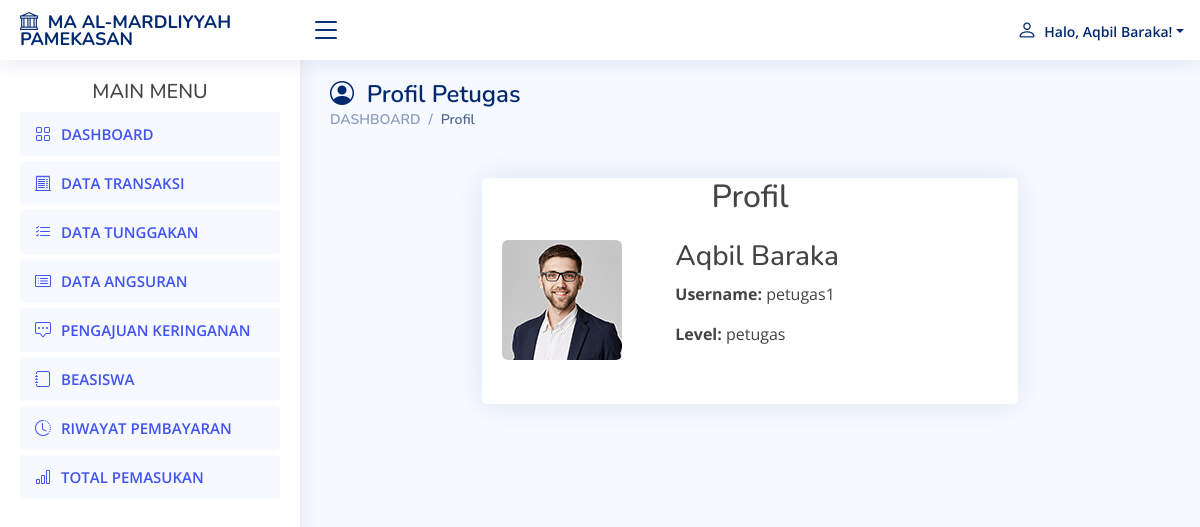
/petugas/profil.php (signed in), run on the app's committed database.
### tables this page shows
CREATE TABLE `petugas` (
  `id_petugas` int(11) NOT NULL,
  `username` varchar(25) NOT NULL,
  `password` varchar(32) NOT NULL,
  `nama_petugas` varchar(35) NOT NULL,
  `level` enum('admin','petugas') NOT NULL,
  `foto` varchar(255) NOT NULL
);

### petugas/profil.php (the view, shortened to what this page needs)
<?php
require "../db.php";
$admin_id = $_SESSION["petugas"];
$result = mysqli_query($kon, "SELECT * FROM petugas WHERE id_petugas = '$admin_id'");
$petugas = mysqli_fetch_assoc($result);
?>
<!DOCTYPE html>
<html lang="en">
<head>
    <link href="../assets/vendor/bootstrap/css/bootstrap.min.css" rel="stylesheet">
    <link href="../assets/vendor/bootstrap-icons/bootstrap-icons.css" rel="stylesheet">
    <link href="../assets/vendor/boxicons/css/boxicons.min.css" rel="stylesheet">
    <link href="../assets/vendor/quill/quill.snow.css" rel="stylesheet">
    <link href="../assets/vendor/quill/quill.bubble.css" rel="stylesheet">
    <link href="../assets/vendor/remixicon/remixicon.css" rel="stylesheet">
    <link href="../assets/vendor/simple-datatables/style.css" rel="stylesheet">
    <link href="../assets/css/style.css" rel="stylesheet">
</head>
<body>
    <?php require "atas.php"; ?>
    <?php require "menu.php"; ?>
    <main id="main" class="main">
        <div class="pagetitle">
            <h1><i class="bi bi-person-circle"></i>&nbsp; Profil Petugas</h1>
            <nav>
                <ol class="breadcrumb">
                    <li class="breadcrumb-item"><a href="index.php">DASHBOARD</a></li>
                    <li class="breadcrumb-item active">Profil</li>
                </ol>
            </nav>
        </div>
        <div class="container mt-5">
            <div class="row">
                <div class="col-md-8 offset-md-2">
                    <div class="card">
                        <div class="card-body">
                            <h2 class="text-center mb-4">Profil</h2>
                            <div class="row">
                                <div class="col-md-4">
                                    <img src="../uploads/<?php echo htmlspecialchars($petugas['foto']); ?>" alt="Profile Image" class="img-fluid rounded mb-4" />
                                </div>
                                <div class="col-md-8">
                                    <h3><?php echo htmlspecialchars($petugas['nama_petugas']); ?></h3>
                                    <p><strong>Username:</strong> <?php echo htmlspecialchars($petugas['username']); ?></p>
                                    <p><strong>Level:</strong> <?php echo htmlspecialchars($petugas['level']); ?></p>
                                </div>
                            </div>
                        </div>
                    </div>
                </div>
            </div>
        </div>
    </main>
</body>
</html>

### petugas/atas.php (shortened to what this page needs)
<header id="header" class="header fixed-top d-flex align-items-center">
    <div class="d-flex align-items-center justify-content-between">
      <a href="index.php" class="logo d-flex align-items-center">
        <span class="d-none d-lg-block" style="font-size: 18px;"><i class="bi bi-bank"></i>&nbsp; MA AL-MARDLIYYAH PAMEKASAN</span>
      </a>
      <i class="bi bi-list toggle-sidebar-btn"></i>
    </div>
    <nav class="header-nav ms-auto">
      <ul class="d-flex align-items-center">
        <li class="nav-item dropdown pe-3">
          <a class="nav-link nav-profile d-flex align-items-center pe-0" href="#" data-bs-toggle="dropdown">
          <?php
            require "../db.php";
            $nisn = $_SESSION["petugas"];
            $query = "SELECT nama_petugas FROM petugas WHERE id_petugas = ?";
            $stmt = mysqli_prepare($kon, $query);
            mysqli_stmt_bind_param($stmt, "s", $nisn);
            mysqli_stmt_execute($stmt);
            $result = mysqli_stmt_get_result($stmt);
            $row = mysqli_fetch_assoc($result);
            if ($row) {
                $nama_petugas = $row['nama_petugas'];
            } else {
                $nama_petugas = 'Petugas Tidak Ditemukan';
            }
            ?>            <span class="d-none d-md-block dropdown-toggle ps-2"><i style="font-size: 20px" class="bi bi-person"></i>&nbsp; Halo, <?= htmlspecialchars($nama_petugas) ?>!</span>
          </a>
        </li>
      </ul>
    </nav>
  </header>

### assets/css/style.css (style rules this page uses)
:root { scroll-behavior: smooth; }
body { font-family: "Open Sans", sans-serif; background: #f6f9ff; color: #444444; }
a { color: #4154f1; text-decoration: none; }
h1, h2, h3, h4, h5, h6 { font-family: "Nunito", sans-serif; }
#main { margin-top: 60px; padding: 20px 30px; transition: all 0.3s; }
.pagetitle { margin-bottom: 10px; }
.pagetitle h1 { font-size: 24px; margin-bottom: 0; font-weight: 600; color: #012970; }
.card { margin-bottom: 30px; border: none; border-radius: 5px; box-shadow: 0px 0 30px rgba(1, 41, 112, 0.1); }
.card-body { padding: 0 20px 20px 20px; }
.breadcrumb { font-size: 14px; font-family: "Nunito", sans-serif; color: #899bbd; font-weight: 600; }
.breadcrumb a { color: #899bbd; transition: 0.3s; }
.breadcrumb .breadcrumb-item::before { color: #899bbd; }
.breadcrumb .active { color: #51678f; font-weight: 600; }
.logo { line-height: 1; }
@media (min-width: 1200px) { .logo { width: 280px; } }
.logo span { font-size: 26px; font-weight: 700; color: #012970; font-family: "Nunito", sans-serif; }
.header { transition: all 0.5s; z-index: 997; height: 60px; box-shadow: 0px 2px 20px rgba(1, 41, 112, 0.1); background-color: #fff; padding-left: 20px; }
.header .toggle-sidebar-btn { font-size: 32px; padding-left: 10px; cursor: pointer; color: #012970; }
.header-nav ul { list-style: none; }
.header-nav>ul { margin: 0; padding: 0; }
.header-nav .nav-profile { color: #012970; }
.header-nav .nav-profile span { font-size: 14px; font-weight: 600; }
@media (min-width: 1200px) { #main, #footer { margin-left: 300px; } }

### data on the page
petugas: nama_petugas "Aqbil Baraka", foto (picture), username "petugas1", level "petugas"
